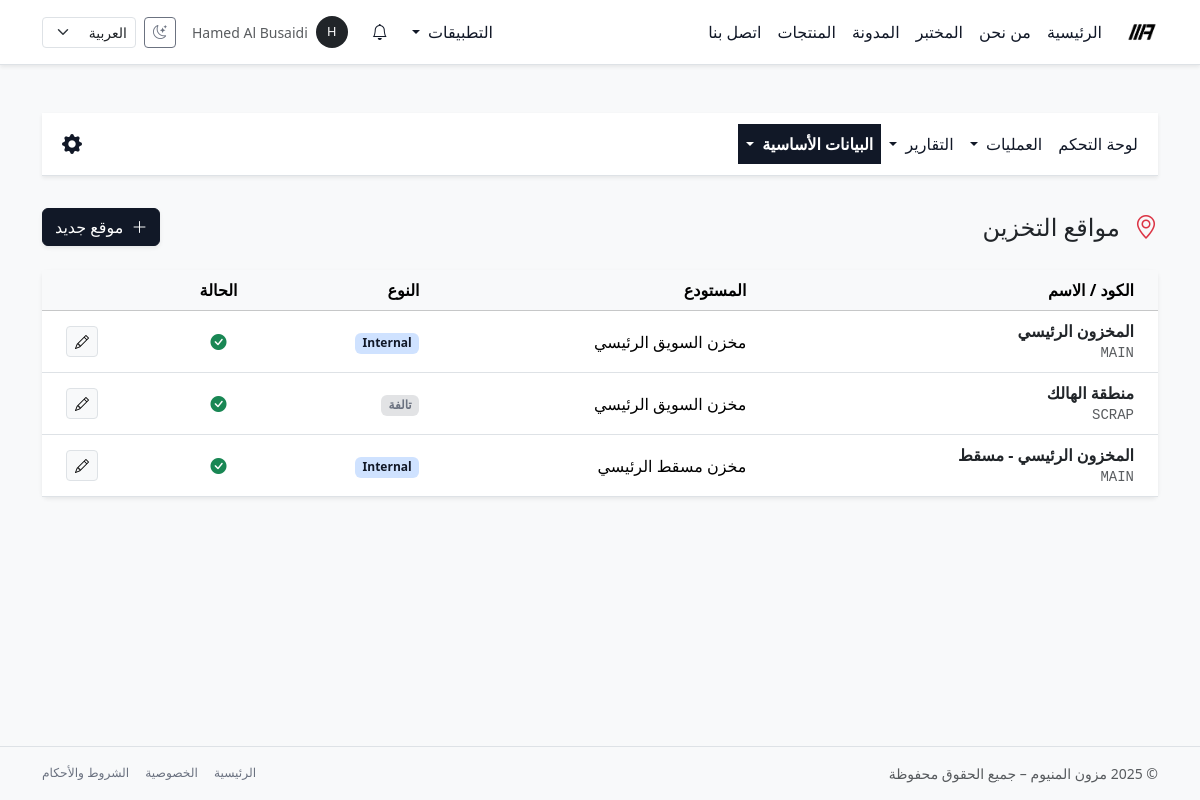
Page /ar/inventory/locations/ (signed in) on the committed database.
### inventory/models.py (models this page shows, shortened)
class StockLocation(BaseModel):
    class LocationType(models.TextChoices):
        INTERNAL = "internal", _("داخلي")
        SUPPLIER = "supplier", _("مورد")
        CUSTOMER = "customer", _("عميل")
        SCRAP = "scrap", _("تالفة")
        TRANSIT = "transit", _("قيد النقل")
    warehouse = models.ForeignKey(
        Warehouse,
        on_delete=models.CASCADE,
        related_name="locations",
        verbose_name=_("المستودع"),
    )
    code = models.CharField(max_length=30, verbose_name=_("كود الموقع"))
    name = models.CharField(max_length=200, verbose_name=_("اسم الموقع"))
    type = models.CharField(
        max_length=20,
        choices=LocationType.choices,
        default=LocationType.INTERNAL,
        verbose_name=_("نوع الموقع"),
    )
    is_active = models.BooleanField(default=True, verbose_name=_("نشط"))
    objects = StockLocationManager()
    class Meta:
        verbose_name = _("موقع مخزون")
        verbose_name_plural = _("مواقع المخزون")
        ordering = ("warehouse__code", "code")
        indexes = [
            models.Index(fields=["is_deleted", "is_active"], name="location_del_active_idx"),
            models.Index(fields=["warehouse"], name="location_wh_idx"),
            models.Index(fields=["type"], name="location_type_idx"),
        ]
        constraints = [
            models.UniqueConstraint(
                fields=["warehouse", "code"],
                condition=Q(is_deleted=False),
                name="uniq_location_wh_code_visible",
            ),
        ]

class Warehouse(BaseModel):
    code = models.CharField(max_length=20, verbose_name=_("كود المستودع"))
    name = models.CharField(max_length=200, verbose_name=_("اسم المستودع"))
    description = models.TextField(blank=True, verbose_name=_("الوصف"))
    is_active = models.BooleanField(default=True, verbose_name=_("نشط"))
    objects = WarehouseManager()
    class Meta:
        verbose_name = _("مستودع")
        verbose_name_plural = _("المستودعات")
        ordering = ("code",)
        indexes = [
            models.Index(fields=["is_deleted", "is_active"], name="warehouse_del_active_idx"),
            models.Index(fields=["code"], name="warehouse_code_idx"),
        ]
        constraints = [
            models.UniqueConstraint(
                fields=["code"],
                condition=Q(is_deleted=False),
                name="uniq_warehouse_code_visible",
            ),
        ]

### inventory/views.py (the view)
# urls.py: path("locations/", views.StockLocationListView.as_view(), name="location_list"),
class StockLocationListView(LoginRequiredMixin, ListView):
    model = StockLocation
    template_name = "inventory/locations/list.html"
    context_object_name = "locations"
    def get_queryset(self):
        qs = StockLocation.objects.select_related("warehouse").all()
        wh_id = self.request.GET.get("warehouse")
        if wh_id:
            qs = qs.filter(warehouse_id=wh_id)
        return qs.order_by("warehouse__name", "code")
    def get_context_data(self, **kwargs):
        context = super().get_context_data(**kwargs)
        context["active_section"] = "inventory_master"
        context["warehouses"] = Warehouse.objects.active()
        return context

### core/context_processors/notifications.py (called while the page is built)
def notifications_context(request):
    user = request.user
    if not user.is_authenticated:
        return {}
    base_qs = Notification.objects.for_user(user)
    unread_count = base_qs.unread().count()
    recent_notifications = list(
        base_qs.select_related("target_content_type")[:10]
    )
    return {
        "notif_unread_count": unread_count,
        "notif_recent": recent_notifications,
        "notif_has_unread": unread_count > 0,
    }

### core/models/notifications.py (called while the page is built)
    def visible(self):
        return self.filter(is_deleted=False)

    def for_user(self, user: User):
        return self.visible().filter(recipient=user)

    def unread(self):
        return self.visible().filter(is_read=False)

### inventory/managers.py (called while the page is built)
    def visible(self):
        return self.filter(is_deleted=False)

    def active(self) -> "WarehouseQuerySet":
        return self.visible().filter(is_active=True)

    def get_queryset(self) -> WarehouseQuerySet:
        return super().get_queryset().visible()

    def get_queryset(self) -> StockLocationQuerySet:
        return super().get_queryset().visible()

### templates/inventory/locations/list.html (shortened to what this page needs)
{% extends "inventory/base_inventory.html" %}
{% load i18n %}
{% block inventory_content %}
<div class="py-3">
    <div class="d-flex justify-content-between align-items-center mb-4">
        <h1 class="h4 mb-0 text-gray-800">
            <i class="bi bi-geo-alt me-2 text-danger"></i> {% trans "مواقع التخزين" %}
        </h1>
        <a href="{% url 'inventory:location_create' %}" class="btn btn-primary shadow-sm">
            <i class="bi bi-plus-lg me-1"></i> {% trans "موقع جديد" %}
        </a>
    </div>
    <div class="card shadow-sm border-0">
        <div class="table-responsive">
            <table class="table table-hover align-middle mb-0">
                <thead class="table-light">
                    <tr>
                        <th class="ps-4">{% trans "الكود / الاسم" %}</th>
                        <th>{% trans "المستودع" %}</th>
                        <th>{% trans "النوع" %}</th>
                        <th class="text-center">{% trans "الحالة" %}</th>
                        <th class="text-end pe-4"></th>
                    </tr>
                </thead>
                <tbody>
                    {% for loc in locations %}
                    <tr>
                        <td class="ps-4">
                            <div class="fw-bold text-dark">{{ loc.name }}</div>
                            <div class="small text-muted font-monospace">{{ loc.code }}</div>
                        </td>
                        <td>{{ loc.warehouse.name }}</td>
                        <td>
                            {% if loc.type == 'internal' %}
                                <span class="badge bg-primary-subtle text-primary">Internal</span>
                            {% elif loc.type == 'supplier' %}
                                <span class="badge bg-info-subtle text-info">Supplier</span>
                            {% elif loc.type == 'customer' %}
                                <span class="badge bg-success-subtle text-success">Customer</span>
                            {% else %}
                                <span class="badge bg-secondary-subtle text-secondary">{{ loc.get_type_display }}</span>
                            {% endif %}
                        </td>
                        <td class="text-center">
                            {% if loc.is_active %}
                                <i class="bi bi-check-circle-fill text-success"></i>
                            {% else %}
                                <i class="bi bi-x-circle-fill text-muted"></i>
                            {% endif %}
                        </td>
                        <td class="text-end pe-4">
                            <a href="{% url 'inventory:location_edit' loc.pk %}" class="btn btn-sm btn-light border">
                                <i class="bi bi-pencil"></i>
                            </a>
                        </td>
                    </tr>
                    {% empty %}
                    <tr><td colspan="5" class="text-center py-4 text-muted">{% trans "لا توجد مواقع." %}</td></tr>
                    {% endfor %}
                </tbody>
            </table>
        </div>
    </div>
</div>
{% endblock %}

### templates/base.html (shortened to what this page needs)
{% load static i18n %}
<!doctype html>
<html lang="{{ LANGUAGE_CODE }}" dir="{% if LANGUAGE_CODE == 'ar' %}rtl{% else %}ltr{% endif %}" data-bs-theme="light">
<head>
  {% if LANGUAGE_CODE == "ar" %}
    <link href="https://cdn.jsdelivr.net/npm/bootstrap@5.3.8/dist/css/bootstrap.rtl.min.css" rel="stylesheet"/>
  {% else %}
    <link href="https://cdn.jsdelivr.net/npm/bootstrap@5.3.8/dist/css/bootstrap.min.css" rel="stylesheet"/>
  {% endif %}
  <link rel="stylesheet" href="https://cdn.jsdelivr.net/npm/bootstrap-icons@1.11.3/font/bootstrap-icons.css">
  <link rel="stylesheet" href="{% static 'css/mazoon_style.css' %}"/>
</head>
<body class="bg-body-tertiary text-body d-flex flex-column min-vh-100">
<nav class="navbar navbar-expand-lg bg-body border-bottom shadow-sm sticky-top">
  <div class="container-lg">
    <a class="navbar-brand fw-bold d-flex align-items-center gap-2 py-2" href="{% url 'home' %}">
      <img src="{% static 'img/logo_mazoon_black.png' %}"
           alt="Mazoon Aluminum logo"
           class="img-fluid"
           style="height: 32px;">
    </a>
    <div class="collapse navbar-collapse" id="mainNavbar">
      <ul class="navbar-nav me-auto mb-2 mb-lg-0">
        <li class="nav-item">
          <a class="nav-link {% if request.resolver_match.url_name == 'home' %}active{% endif %}" href="{% url 'home' %}">{% trans "الرئيسية" %}</a>
        </li>
        <li class="nav-item">
          <a class="nav-link {% if request.resolver_match.url_name == 'about' %}active{% endif %}" href="{% url 'about' %}">{% trans "من نحن" %}</a>
        </li>
        <li class="nav-item">
          <a class="nav-link {% if request.resolver_match.url_name == 'lab' %}active{% endif %}" href="{% url 'lab' %}">{% trans "المختبر" %}</a>
        </li>
        <li class="nav-item">
          <a class="nav-link {% if request.resolver_match.url_name == 'blog_list' %}active{% endif %}" href="{% url 'blog_list' %}">{% trans "المدونة" %}</a>
        </li>
        <li class="nav-item">
          <a class="nav-link {% if request.resolver_match.url_name == 'product_list' %}active{% endif %}" href="{% url 'product_list' %}">{% trans "المنتجات" %}</a>
        </li>
        <li class="nav-item">
          <a class="nav-link {% if request.resolver_match.url_name == 'contact' %}active{% endif %}" href="{% url 'contact' %}">{% trans "اتصل بنا" %}</a>
        </li>
      </ul>
      <ul class="navbar-nav ms-auto mb-2 mb-lg-0 align-items-center gap-2">
        {% if user.is_authenticated %}
          {% if user.is_staff or user.is_superuser %}
            <li class="nav-item dropdown">
              <a class="nav-link dropdown-toggle" href="#" id="appsDropdown" role="button" data-bs-toggle="dropdown" aria-expanded="false">
                {% trans "التطبيقات" %}
              </a>
            </li>
          {% endif %}
        {% endif %}
        {% include "core/notifications/_navbar_dropdown.html" %}
        {% if user.is_authenticated %}
          <li class="nav-item dropdown">
            <a class="nav-link d-flex align-items-center gap-2"
               href="#"
               id="userMenuDropdown"
               role="button"
               data-bs-toggle="dropdown"
               aria-expanded="false">
              <span class="rounded-circle d-inline-flex justify-content-center align-items-center bg-dark text-white"
                    style="width: 32px; height: 32px; font-size: 0.8rem;">
                {{ user.username|first|upper }}
              </span>
              <span class="d-none d-xl-inline small text-muted">
                {{ user.get_full_name|default:user.username }}
              </span>
            </a>
          </li>
        {% endif %}
        <li class="nav-item">
          <button class="btn btn-sm btn-outline-secondary d-flex align-items-center justify-content-center"
                  type="button"
                  id="themeToggleBtn"
                  aria-label="{% trans 'تبديل وضع اللون' %}"
                  title="{% trans 'تبديل وضع اللون' %}">
            <i class="bi bi-moon-stars" id="themeToggleIcon"></i>
          </button>
        </li>
        <li class="nav-item">
          <form action="{% url 'set_language' %}" method="post" class="d-flex align-items-center">
            <select name="language"
                    class="form-select form-select-sm"
                    onchange="this.form.submit()">
              <option value="ar" {% if LANGUAGE_CODE == 'ar' %}selected{% endif %}>العربية</option>
            </select>
          </form>
        </li>
      </ul>
    </div>
  </div>
</nav>
<main class="py-4 py-md-5 flex-grow-1">
  <div class="container-lg">
    {% block content %}{% endblock %}
  </div>
</main>
<footer class="border-top py-3 mt-auto bg-body-tertiary d-print-none">
  <div class="container-lg d-flex flex-column flex-md-row justify-content-between align-items-center text-muted small gap-2">
   <div>
  &copy; {% now "Y" %} {% trans "مزون المنيوم – جميع الحقوق محفوظة" %}
</div>
    <div class="d-flex gap-3">
      <a href="{% url 'home' %}" class="link-secondary text-decoration-none small">{% trans "الرئيسية" %}</a>
      <a href="#" class="link-secondary text-decoration-none small">{% trans "الخصوصية" %}</a>
      <a href="#" class="link-secondary text-decoration-none small">{% trans "الشروط والأحكام" %}</a>
    </div>
  </div>
</footer>
</body>
</html>

### static/css/mazoon_style.css (style rules this page uses)
:root, [data-bs-theme="light"] { --bs-link-color: #111827; --bs-link-color-rgb: 17, 24, 39; --bs-link-hover-color: #020617; --bs-link-hover-color-rgb: 2, 6, 23; --bs-primary: #111827; --bs-primary-rgb: 17, 24, 39; --bs-secondary: #6b7280; --bs-secondary-rgb: 107, 114, 128; }
[data-bs-theme="light"] .btn-primary { --bs-btn-bg: #111827; --bs-btn-border-color: #111827; --bs-btn-color: #fff; --bs-btn-hover-bg: #020617; --bs-btn-hover-border-color: #020617; }
[data-bs-theme="light"] .btn-outline-secondary { --bs-btn-color: #6b7280; --bs-btn-border-color: #6b7280; --bs-btn-hover-color: #fff; --bs-btn-hover-bg: #6b7280; --bs-btn-hover-border-color: #6b7280; }
[data-bs-theme="light"] .nav-link { color: #111827 !important; }
.navbar-brand { padding-top: 0.25rem; padding-bottom: 0.25rem; }

### rows in the picture
StockLocation: name "المخزون الرئيسي", code "MAIN", warehouse.name "مخزن السويق الرئيسي", type "Internal", is_active True (drawn)
StockLocation: name "منطقة الهالك", code "SCRAP", warehouse.name "مخزن السويق الرئيسي", type "تالفة", is_active True (drawn)
StockLocation: name "المخزون الرئيسي - مسقط", code "MAIN", warehouse.name "مخزن مسقط الرئيسي", type "Internal", is_active True (drawn)

### other values in the picture
{{ user.username|first|upper }} "H"
{{ user.get_full_name|default:user.username }} "Hamed Al Busaidi"
